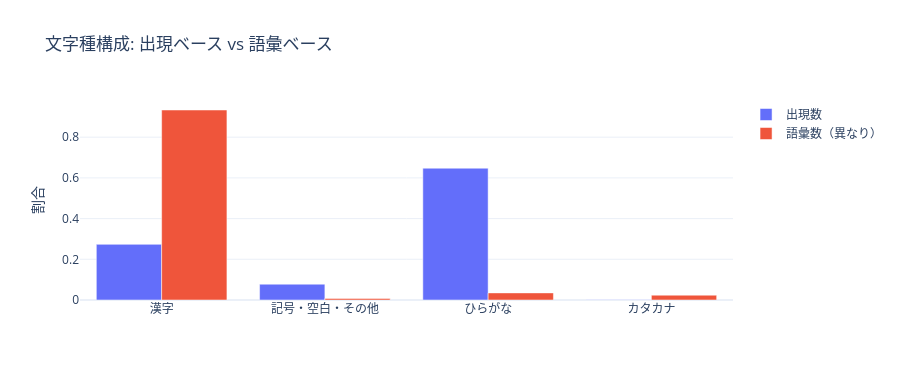

The code cell stored with this chart in its notebook:
### Code cell
# 文字種構成（ひらがな/カタカナ/漢字/英数字/記号）
def char_class(ch):
    o = ord(ch)
    if 0x3040 <= o <= 0x309F:
        return "ひらがな"
    if 0x30A0 <= o <= 0x30FF:
        return "カタカナ"
    if 0x4E00 <= o <= 0x9FFF:
        return "漢字"
    if ch.isascii() and ch.isalnum():
        return "英数字"
    return "記号・空白・その他"

occ = Counter(char_class(c) for c in corpus)                # 出現数ベース
uniq = Counter(char_class(c) for c in set(corpus))          # 語彙ベース
df = pd.DataFrame({"出現数": occ, "語彙数（異なり）": uniq}).fillna(0).astype(int)
fig = go.Figure()
for col in df.columns:
    fig.add_trace(go.Bar(x=df.index, y=df[col] / df[col].sum(), name=col))
fig.update_layout(barmode="group", title="文字種構成: 出現ベース vs 語彙ベース",
                  yaxis_title="割合", template="plotly_white", height=380)
fig.show()
df

### Figure 1 — Plotly figure (JSON) as saved in the notebook; plotly's stock layout.template omitted (floating-point values rounded to 4 significant figures)
{"data": [{"name": "出現数", "type": "bar", "x": ["漢字", "記号・空白・その他", "ひらがな", "カタカナ"], "y": [0.2735, 0.07777, 0.6476, 0.001126]}, {"name": "語彙数（異なり）", "type": "bar", "x": ["漢字", "記号・空白・その他", "ひらがな", "カタカナ"], "y": [0.9336, 0.007759, 0.03492, 0.02376]}], "layout": {"barmode": "group", "height": 380, "title": {"text": "文字種構成: 出現ベース vs 語彙ベース"}, "yaxis": {"title": {"text": "割合"}}}}
